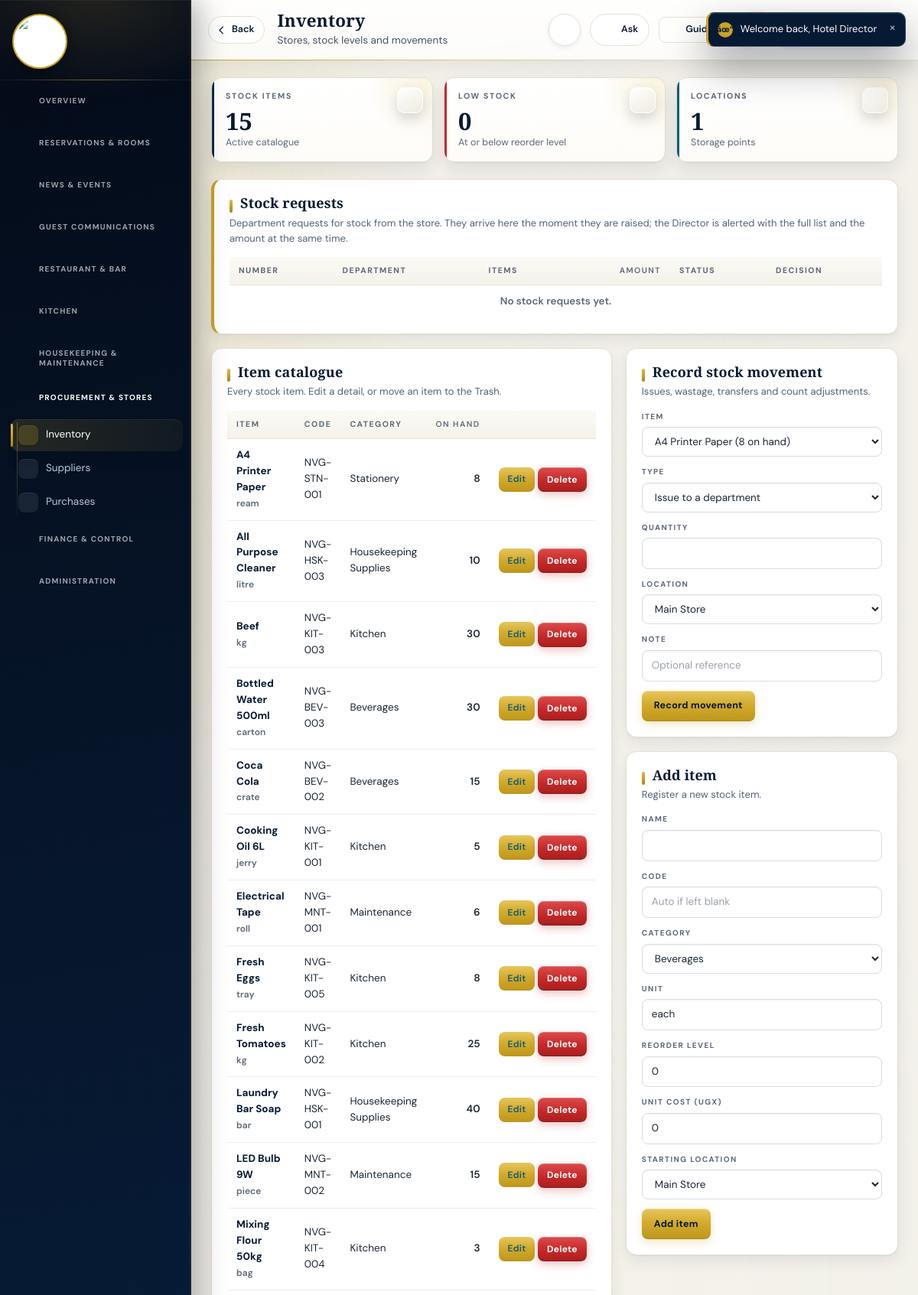
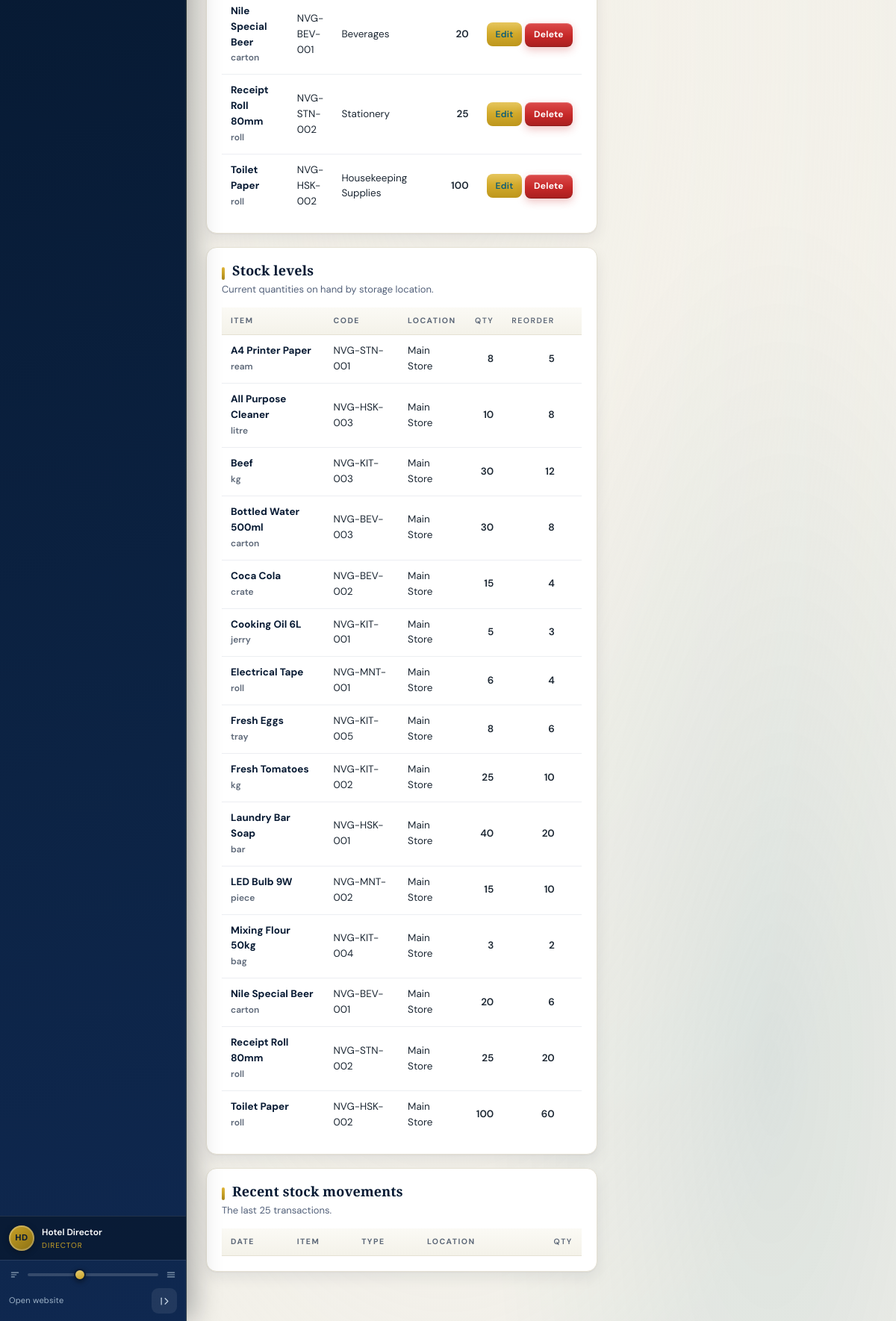
The app's page /backend-php/index.php?page=inventory (signed in) with its own data (2 pictures, top to bottom).
### tables this page shows
CREATE TABLE `inventory_items` (
  `id` bigint(20) UNSIGNED NOT NULL,
  `hotel_id` bigint(20) UNSIGNED NOT NULL,
  `category_id` bigint(20) UNSIGNED DEFAULT NULL,
  `code` varchar(40) DEFAULT NULL,
  `name` varchar(190) NOT NULL,
  `unit` varchar(40) NOT NULL DEFAULT 'each',
  `reorder_level` decimal(14,2) DEFAULT 0.00,
  `active` tinyint(1) DEFAULT 1,
  `deleted_at` timestamp NULL DEFAULT NULL,
  `deleted_by` bigint(20) UNSIGNED DEFAULT NULL,
  `unit_cost` decimal(14,2) NOT NULL DEFAULT 0.00
);

CREATE TABLE `inventory_categories` (
  `id` bigint(20) UNSIGNED NOT NULL,
  `name` varchar(120) NOT NULL,
  `active` tinyint(1) DEFAULT 1,
  `deleted_at` timestamp NULL DEFAULT NULL,
  `deleted_by` bigint(20) UNSIGNED DEFAULT NULL
);

CREATE TABLE `stock_levels` (
  `id` bigint(20) UNSIGNED NOT NULL,
  `hotel_id` bigint(20) UNSIGNED NOT NULL,
  `item_id` bigint(20) UNSIGNED NOT NULL,
  `location` varchar(60) NOT NULL DEFAULT 'Main Store',
  `quantity` decimal(14,2) NOT NULL DEFAULT 0.00
);

### backend-php/app/bootstrap.php (called while the page is built, shortened)
<?php
if(!function_exists('hp_config')){
 function hp_config(): array{
  $file=__DIR__.'/../config.php';
  if(!is_readable($file)) return $cfg=[];
  $got=include $file;
  return $cfg=is_array($got)?$got:[];
 }
}
function db_config(): array{
 $fromFile=hp_config();
 $fromConfig=function(string $path) use($fromFile){
  $node=$fromFile;
  foreach(explode('.',$path) as $step){
   if(!is_array($node)||!array_key_exists($step,$node)) return null;
   $node=$node[$step];
  }
  return $node;
 };
 $pick=function(string $path,string $env,string $fallback) use($fromConfig): string{
  $v=getenv($env);
  if(is_string($v)&&$v!=='') return $v;
  $v=$fromConfig($path);
  if(is_string($v)&&$v!=='') return $v;
  return $fallback;
 };
 $host=$pick('db.host','HP_DB_HOST','127.0.0.1');
 $port=$pick('db.port','HP_DB_PORT','');
 return $cfg=[
  'dsn'=>'mysql:host='.$host.($port!==''?';port='.$port:'').';charset=utf8mb4',
  'host'=>$host,'port'=>$port,
  'name'=>$pick('db.name','HP_DB_NAME','hotelpardise_system'),
  'user'=>$pick('db.user','HP_DB_USER','hotelpardise_system'),
  'pass'=>$pick('db.pass','HP_DB_PASS',''),
  'web'=>[
   'name'=>$pick('web_db.name','HP_WEB_DB_NAME','hotelpardise_website'),
   'user'=>$pick('web_db.user','HP_WEB_DB_USER','hotelpardise_website'),
   'pass'=>$pick('web_db.pass','HP_WEB_DB_PASS',''),
  ],
 ];
}
function db_connect(string $dsn,string $dbName,string $user,string $pass): PDO{
  try{
   return new PDO($dsn.';dbname='.$dbName,$user,$pass,[
    PDO::ATTR_ERRMODE=>PDO::ERRMODE_EXCEPTION,
    PDO::ATTR_DEFAULT_FETCH_MODE=>PDO::FETCH_ASSOC
   ]);
  }catch(PDOException $e){
   $reason=db_failure_reason($e,$dbName,$user);
   error_log('[hotel db] cannot open '.$dbName.' as '.$user.'@'.db_config()['host']
    .' [SQLSTATE '.$e->getCode().']: '.$reason);
   throw new RuntimeException($reason,0);
  }
}
function db(): PDO{
  static $pdo=null;
  if($pdo===null){
   $c=db_config();
   try{
    $pdo=db_connect($c['dsn'],$c['name'],$c['user'],$c['pass']);
   }catch(RuntimeException $e){
    db_setup_page($e->getMessage());
   }
  }
  return $pdo;
}
function q(string $sql,array $p=[]){ $st=db()->prepare($sql); $st->execute($p); return $st; }
function rows(string $sql,array $p=[]){ return q($sql,$p)->fetchAll(); }
function e($v=null): string{ return htmlspecialchars((string)$v,ENT_QUOTES,'UTF-8'); }
function num($v): string{ return number_format((float)$v,0); }
function roles_of(): array{ return $_SESSION['roles']??[]; }
require_once __DIR__.'/trash.php';

### backend-php/modules/inventory.php (the view, shortened to what this page needs)
<?php
$cats=rows('SELECT * FROM inventory_categories ORDER BY name');
$items=rows("SELECT i.*,c.name cat,COALESCE(sl.total_at,0) total_at, i.reorder_level reorder FROM inventory_items i LEFT JOIN inventory_categories c ON c.id=i.category_id LEFT JOIN (SELECT item_id, COALESCE(SUM(quantity),0) total_at FROM stock_levels GROUP BY item_id) sl ON sl.item_id=i.id WHERE i.deleted_at IS NULL ORDER BY i.name");
$levels=rows('SELECT sl.*,i.name,i.code,i.unit,i.reorder_level FROM stock_levels sl JOIN inventory_items i ON i.id=sl.item_id WHERE i.deleted_at IS NULL ORDER BY i.name,sl.location');
$editItem=(int)($_GET['edit']??0); $ei=$editItem?row('SELECT * FROM inventory_items WHERE id=?',[$editItem]):null;
echo '<div class="kpis">';
echo '</div>';
$canDecide=(bool)array_intersect(roles_of(),['director','general_manager','super_admin']);
$stockReqs=rows('SELECT pr.*,d.name dept,u.name reqby,'
 .'(SELECT COALESCE(SUM(requested_qty*est_cost),0) FROM purchase_requisition_items ri WHERE ri.requisition_id=pr.id) amount'
 .' FROM purchase_requisitions pr JOIN departments d ON d.id=pr.department_id JOIN users u ON u.id=pr.requested_by'
 .' WHERE pr.deleted_at IS NULL ORDER BY (pr.status=\'pending\') DESC, pr.id DESC LIMIT 15');
$pendingReqs=0; foreach($stockReqs as $sr){ if($sr['status']==='pending') $pendingReqs++; }
echo '<div class="panel" style="border-left:4px solid var(--gold)"><h2>Stock requests'.($pendingReqs?' '.badge($pendingReqs.' pending','warn'):'').'</h2>';
echo '<p class="hint">Department requests for stock from the store. They arrive here the moment they are raised; the Director is alerted with the full list and the amount at the same time.</p>';
echo '<table class="tbl"><thead><tr><th>Number</th><th>Department</th><th>Items</th><th class="num">Amount</th><th>Status</th>'.($canDecide?'<th>Decision</th>':'').'</tr></thead><tbody>';
if(!count($stockReqs)) echo '<tr><td colspan="'.($canDecide?6:5).'" style="text-align:center;color:var(--muted)">No stock requests yet.</td></tr>';
echo '</tbody></table></div>';
echo '<div class="twoCol"><div>';
echo '<div class="panel"><h2>Item catalogue</h2><p class="hint">Every stock item. Edit a detail, or move an item to the Trash.</p>';
echo '<table class="tbl"><thead><tr><th>Item</th><th>Code</th><th>Category</th><th class="num">On hand</th><th></th></tr></thead><tbody>';
foreach($items as $i){
 echo '<tr><td><b>'.e($i['name']).'</b><br><small>'.e($i['unit']).'</small></td><td>'.e($i['code']).'</td><td>'.e($i['cat']??'-').'</td><td class="num">'.num($i['total_at']).'</td><td style="white-space:nowrap"><a class="btn sm" href="'.BASE.'/index.php?page=inventory&edit='.(int)$i['id'].'">Edit</a> '.trash_button('inventory_items',(int)$i['id'],'inventory').'</td></tr>';
}
echo '</tbody></table></div>';
echo '<div class="panel"><h2>Stock levels</h2><p class="hint">Current quantities on hand by storage location.</p>';
echo '<table class="tbl"><thead><tr><th>Item</th><th>Code</th><th>Location</th><th class="num">Qty</th><th class="num">Reorder</th><th></th></tr></thead><tbody>';
foreach($levels as $s){
 $low2=$s['quantity']<=$s['reorder_level'];
 echo '<tr><td><b>'.e($s['name']).'</b><br><small>'.e($s['unit']).'</small></td><td>'.e($s['code']).'</td><td>'.e($s['location']).'</td><td class="num">'.num($s['quantity']).'</td><td class="num">'.num($s['reorder_level']).'</td><td>'.($low2?badge('Low stock','bad'):'').'</td></tr>';
}
echo '</tbody></table></div>';
echo '<div class="panel"><h2>Recent stock movements</h2><p class="hint">The last 25 transactions.</p>';
echo '<table class="tbl"><thead><tr><th>Date</th><th>Item</th><th>Type</th><th>Location</th><th class="num">Qty</th></tr></thead><tbody>';
echo '</tbody></table></div></div>';
echo '<div>';
echo '<div class="panel"><h2>Record stock movement</h2><p class="hint">Issues, wastage, transfers and count adjustments.</p>';
echo '<div class="field"><label>Item</label><select name="item_id">'; foreach($items as $i) echo '<option value="'.(int)$i['id'].'">'.e($i['name']).' ('.num($i['total_at']).' on hand)</option>'; echo '</select></div>';
echo '<div class="field"><label>Type</label><select name="type" id="mtype"><option value="issue">Issue to a department</option><option value="waste">Wastage or damage</option><option value="transfer_in">Transfer in</option><option value="transfer_out">Transfer out</option><option value="count_adjust">Set stock level (count adjustment)</option></select></div>';
echo '<div class="field"><label>Quantity</label><input type="number" name="qty" min="0.5" step="0.5" required></div>';
echo '<div class="field"><label>Location</label><select name="loc">'; foreach(rows('SELECT DISTINCT location FROM stock_levels') as $l) echo '<option>'.e($l['location']).'</option>'; echo '<option>Main Store</option><option>Bar</option><option>Kitchen</option></select></div>';
echo '<div class="field"><label>Note</label><input name="note" placeholder="Optional reference"></div>';
echo '<button class="btn">Record movement</button>'; form_close();
echo '</div>';
echo '<div class="panel"><h2>'.($ei?'Edit item':'Add item').'</h2><p class="hint">'.($ei?'Update this stock item.':'Register a new stock item.').'</p>';
echo '<div class="field"><label>Name</label><input name="name" value="'.e($ei['name']??'').'" required></div>';
echo '<div class="field"><label>Code</label><input name="code" value="'.e($ei['code']??'').'" placeholder="Auto if left blank"></div>';
echo '<div class="field"><label>Category</label><select name="category_id">'; foreach($cats as $c) echo '<option value="'.(int)$c['id'].'"'.($ei&&(int)$ei['category_id']===(int)$c['id']?' selected':'').'>'.e($c['name']).'</option>'; echo '</select></div>';
echo '<div class="field"><label>Unit</label><input name="unit" value="'.e($ei['unit']??'each').'"></div>';
echo '<div class="field"><label>Reorder level</label><input type="number" name="reorder_level" value="'.(float)($ei['reorder_level']??0).'" min="0" step="0.5"></div>';
echo '<div class="field"><label>Unit cost (UGX)</label><input type="number" name="unit_cost" value="'.(float)($ei['unit_cost']??0).'" min="0" step="100"></div>';
if(!$ei) echo '<div class="field"><label>Starting location</label><select name="location"><option>Main Store</option><option>Bar</option><option>Kitchen</option></select></div>';
else echo '<p class="hint" style="margin-top:4px"><a href="'.BASE.'/index.php?page=inventory">Cancel edit</a></p>';
echo '<button class="btn">'.($ei?'Save item':'Add item').'</button>'; form_close();
echo '</div></div></div>';

### backend-php/app/trash.php (shortened to what this page needs)
<?php
function trash_registry(): array{
 return [
  'guests'                =>['label'=>'Guest',          'title'=>'full_name',      'desc'=>'email',          'page'=>'guests'],
  'suppliers'             =>['label'=>'Supplier',        'title'=>'name',           'desc'=>'contact_person','page'=>'suppliers'],
  'users'                 =>['label'=>'Team member','title'=>'name',           'desc'=>'email',          'page'=>'users'],
  'inventory_items'       =>['label'=>'Stock item','title'=>'name','desc'=>'code','page'=>'inventory'],
  'expenses'              =>['label'=>'Expense','title'=>'number','desc'=>'description','page'=>'expenses'],
  'event_requests'        =>['label'=>'Event request','title'=>'request_number','desc'=>'full_name','page'=>'events'],
  'facility_enquiries'    =>['label'=>'Facility enquiry','title'=>'enquiry_number','desc'=>'full_name','page'=>'events'],
  'news_posts'            =>['label'=>'News post','title'=>'title','desc'=>'category','page'=>'news'],
  'reservations'          =>['label'=>'Reservation','title'=>'booking_number','desc'=>'status','page'=>'reservations'],
  'purchase_requisitions' =>['label'=>'Requisition','title'=>'number','desc'=>'status','page'=>'purchases'],
  'purchase_orders'       =>['label'=>'Purchase order','title'=>'number','desc'=>'status','page'=>'purchases'],
  'rooms'                 =>['label'=>'Room','title'=>'room_number','desc'=>'status','page'=>'rooms'],
  'room_types'            =>['label'=>'Room type','title'=>'name','desc'=>'description','page'=>'rooms'],
 ];
}
function trash_meta(string $table): ?array{ return trash_registry()[$table]??null; }
function trash_button(string $table,int $id,string $back=''): string{
 $meta=trash_meta($table);
 $msg='Move this '.$meta['label'].' to the Trash? You can restore it later from the Trash page.';
 return '<form method="post" class="actForm" onsubmit="return confirm('.json_encode($msg,JSON_UNESCAPED_SLASHES|JSON_HEX_APOS).')">'
  .csrf_field()
  .'<input type="hidden" name="trash_action" value="trash">'
  .'<input type="hidden" name="table" value="'.e($table).'">'
  .'<input type="hidden" name="id" value="'.(int)$id.'">'
  .'<input type="hidden" name="back" value="'.e($back).'">'
  .'<button class="btn sm danger" type="submit">Delete</button></form>';
}

### records on screen
inventory_items: name "A4 Printer Paper", unit "ream", code "NVG-STN-001", category.name "Stationery", total_at "8"
inventory_items: name "All Purpose Cleaner", unit "litre", code "NVG-HSK-003", category.name "Housekeeping Supplies", total_at "10"
inventory_items: name "Beef", unit "kg", code "NVG-KIT-003", category.name "Kitchen", total_at "30"
inventory_items: name "Bottled Water 500ml", unit "carton", code "NVG-BEV-003", category.name "Beverages", total_at "30"
inventory_items: name "Coca Cola", unit "crate", code "NVG-BEV-002", category.name "Beverages", total_at "15"
inventory_items: name "Cooking Oil 6L", unit "jerry", code "NVG-KIT-001", category.name "Kitchen", total_at "5"
inventory_items: name "Electrical Tape", unit "roll", code "NVG-MNT-001", category.name "Maintenance", total_at "6"
inventory_items: name "Fresh Eggs", unit "tray", code "NVG-KIT-005", category.name "Kitchen", total_at "8"
inventory_items: name "Fresh Tomatoes", unit "kg", code "NVG-KIT-002", category.name "Kitchen", total_at "25"
inventory_items: name "Laundry Bar Soap", unit "bar", code "NVG-HSK-001", category.name "Housekeeping Supplies", total_at "40"
inventory_items: name "LED Bulb 9W", unit "piece", code "NVG-MNT-002", category.name "Maintenance", total_at "15"
inventory_items: name "Mixing Flour 50kg", unit "bag", code "NVG-KIT-004", category.name "Kitchen", total_at "3"
inventory_items: name "Nile Special Beer", unit "carton", code "NVG-BEV-001", category.name "Beverages", total_at "20"
inventory_items: name "Receipt Roll 80mm", unit "roll", code "NVG-STN-002", category.name "Stationery", total_at "25"
inventory_items: name "Toilet Paper", unit "roll", code "NVG-HSK-002", category.name "Housekeeping Supplies", total_at "100"
stock_levels: item.name "A4 Printer Paper", item.unit "ream", item.code "NVG-STN-001", location "Main Store", quantity "8", item.reorder_level "5"
stock_levels: item.name "All Purpose Cleaner", item.unit "litre", item.code "NVG-HSK-003", location "Main Store", quantity "10", item.reorder_level "8"
stock_levels: item.name "Beef", item.unit "kg", item.code "NVG-KIT-003", location "Main Store", quantity "30", item.reorder_level "12"
stock_levels: item.name "Bottled Water 500ml", item.unit "carton", item.code "NVG-BEV-003", location "Main Store", quantity "30", item.reorder_level "8"
stock_levels: item.name "Coca Cola", item.unit "crate", item.code "NVG-BEV-002", location "Main Store", quantity "15", item.reorder_level "4"
stock_levels: item.name "Cooking Oil 6L", item.unit "jerry", item.code "NVG-KIT-001", location "Main Store", quantity "5", item.reorder_level "3"
stock_levels: item.name "Electrical Tape", item.unit "roll", item.code "NVG-MNT-001", location "Main Store", quantity "6", item.reorder_level "4"
stock_levels: item.name "Fresh Eggs", item.unit "tray", item.code "NVG-KIT-005", location "Main Store", quantity "8", item.reorder_level "6"
stock_levels: item.name "Fresh Tomatoes", item.unit "kg", item.code "NVG-KIT-002", location "Main Store", quantity "25", item.reorder_level "10"
stock_levels: item.name "Laundry Bar Soap", item.unit "bar", item.code "NVG-HSK-001", location "Main Store", quantity "40", item.reorder_level "20"
stock_levels: item.name "LED Bulb 9W", item.unit "piece", item.code "NVG-MNT-002", location "Main Store", quantity "15", item.reorder_level "10"
stock_levels: item.name "Mixing Flour 50kg", item.unit "bag", item.code "NVG-KIT-004", location "Main Store", quantity "3", item.reorder_level "2"
stock_levels: item.name "Nile Special Beer", item.unit "carton", item.code "NVG-BEV-001", location "Main Store", quantity "20", item.reorder_level "6"
stock_levels: item.name "Receipt Roll 80mm", item.unit "roll", item.code "NVG-STN-002", location "Main Store", quantity "25", item.reorder_level "20"
stock_levels: item.name "Toilet Paper", item.unit "roll", item.code "NVG-HSK-002", location "Main Store", quantity "100", item.reorder_level "60"

### other values on screen
$group['label'] "OVERVIEW"
$group['label'] "RESERVATIONS & ROOMS"
$group['label'] "NEWS & EVENTS"
$group['label'] "GUEST COMMUNICATIONS"
$group['label'] "RESTAURANT & BAR"
$group['label'] "KITCHEN"
$group['label'] "HOUSEKEEPING & MAINTENANCE"
$group['label'] "PROCUREMENT & STORES"
$label "Inventory"
$label "Suppliers"
$label "Purchases"
$group['label'] "FINANCE & CONTROL"
$group['label'] "ADMINISTRATION"
initials($me) "HD"
$me "Hotel Director"
